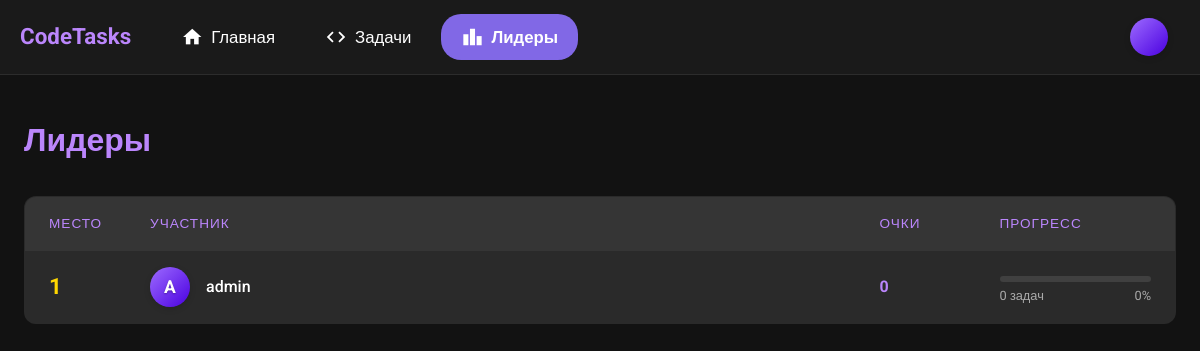
Page /leaders/ on the earlier database version.
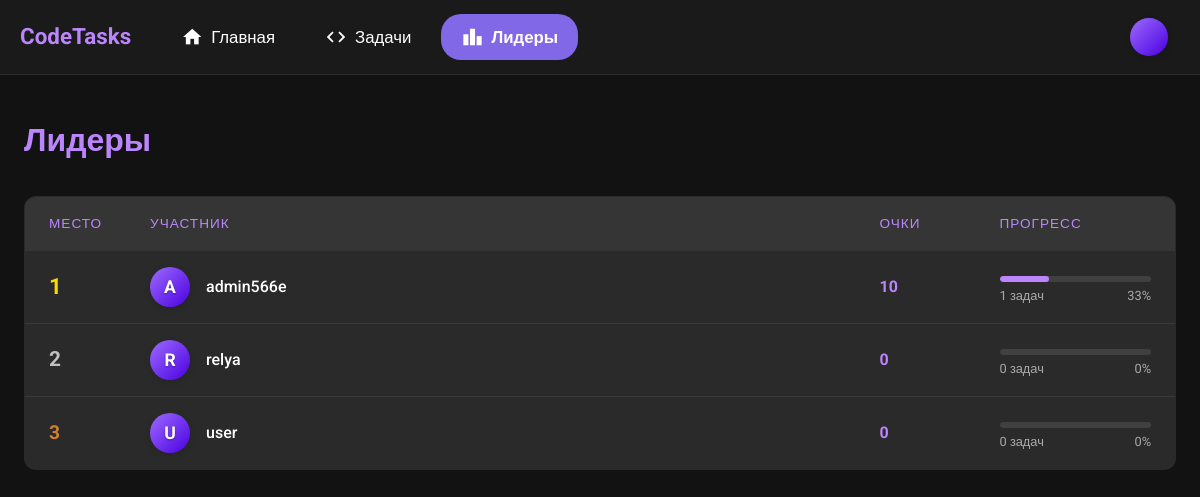
Same page on the later database version.
### app/models.py (models this page shows, shortened)
class UserProfile(models.Model):
    resolved_task_count = models.IntegerField(default=0)
    points = models.IntegerField(default=0)
    user = models.OneToOneField(User, on_delete=models.CASCADE)
    badges = models.ManyToManyField(Badge, blank=True)

### app/views.py (the view)
# urls.py: path("leaders/", views.leaders, name="leaders"),
def leaders(request):
    leaders_list = UserProfile.objects.all().order_by('-points')
    total_tasks = Task.objects.count()
    context = {
        'leaders': leaders_list,
        'total_tasks': total_tasks
    }
    return render(request, "leaders.html", context)

### templates/leaders.html (shortened to what this page needs)
{% extends 'base.html' %}
{% block content %}
    <div class="page-header">
        <h1 class="page-title">Лидеры</h1>
    </div>
    <div class="leaders-container">
        <table class="leaderboard">
            <thead>
            <tr>
                <th width="60">Место</th>
                <th>Участник</th>
                <th width="120">Очки</th>
                <th width="200">Прогресс</th>
            </tr>
            </thead>
            <tbody>
            {% for leader in leaders %}
                <tr class="{% if forloop.counter == 1 %}first-place{% elif forloop.counter == 2 %}second-place{% elif forloop.counter == 3 %}third-place{% endif %}">
                    <td class="leader-rank">
                        {{ forloop.counter }}
                    </td>
                    <td>
                        <a href="{% url 'profile' leader.user.username %}" class="leader-avatar">
                            <div class="avatar"
                                 style="background: linear-gradient(135deg, {{ leader.color1|default:'#9d6bff' }}, {{ leader.color2|default:'#4a00e0' }});">
                                {{ leader.user.username.0|upper }}
                            </div>
                            <span class="leader-username">{{ leader.user.username }}</span>
                        </a>
                    </td>
                    <td class="leader-points">{{ leader.points }}</td>
                    <td>
                        <div class="progress-bar">
                            <div class="progress-fill"
                                 style="width: {% widthratio leader.resolved_task_count total_tasks 100 %}%"></div>
                        </div>
                        <div class="progress-info">
                            <span>{{ leader.resolved_task_count }} задач</span>
                            <span>{% widthratio leader.resolved_task_count total_tasks 100 %}%</span>
                        </div>
                    </td>
                </tr>
            {% empty %}
                <tr>
                    <td colspan="4" style="text-align: center; padding: 30px;">
                        Пока нет лидеров
                    </td>
                </tr>
            {% endfor %}
            </tbody>
        </table>
    </div>
{% endblock %}

### templates/base.html (shortened to what this page needs)
<!DOCTYPE html>
<html lang="ru">
<head>
</head>
<body>
<header>
    <div class="header-left">
        <a href="/" class="logo">
            <span>CodeTasks</span>
        </a>
        <nav>
            <ul>
                <li>
                    <a href="/"
                       class="{% if request.path == '/' %}active{% endif %}"
                       id="home-link">
                        <span class="material-icons nav-icon">home</span>
                        <span>Главная</span>
                    </a>
                </li>
                <li>
                    <a href="/tasks/"
                       class="{% if '/tasks/' in request.path %}active{% endif %}"
                       id="tasks-link">
                           <span class="nav-icon">
                               <svg width="22" height="22" viewBox="0 0 24 24" fill="currentColor">
                                   <path d="M14.6,16.6L19.2,12L14.6,7.4L16,6L22,12L16,18L14.6,16.6M9.4,16.6L4.8,12L9.4,7.4L8,6L2,12L8,18L9.4,16.6Z"/>
                               </svg>
                           </span>
                        <span>Задачи</span>
                    </a>
                </li>
                <li>
                    <a href="/leaders/"
                       class="{% if '/leaders/' in request.path %}active{% endif %}"
                       id="leaders-link">
                        <span class="material-icons nav-icon">leaderboard</span>
                        <span>Лидеры</span>
                    </a>
                </li>
            </ul>
        </nav>
    </div>
    <div class="dropdown">
        <button class="dropdown-button">
            <div class="avatar"
                 style="background: linear-gradient(135deg, {{ user_profile.color1|default:'#9d6bff' }}, {{ user_profile.color2|default:'#4a00e0' }});">
            </div>
        </button>
    </div>
</header>
<main>
    {% block content %}
    {% endblock %}
</main>
</body>
</html>

### templates/base.html (style rules this page uses)
:root { --md-sys-color-primary: #bb86fc; --md-sys-color-on-primary: #000000; --md-sys-color-primary-container: #8168e6; --md-sys-color-secondary: #bb86fc; --md-sys-color-surface: #1a1a1a; --md-sys-color-on-surface: #ffffff; --md-sys-color-surface-variant: #2a2a2a; --md-sys-color-error: #ff8a9e; --md-sys-color-outline: #a5a1aa; --md-ref-typeface-brand: 'Roboto', sans-serif; --md-ref-typeface-plain: 'Roboto', sans-serif; }
* { margin: 0; padding: 0; box-sizing: border-box; }
body { font-family: var(--md-ref-typeface-plain); color: var(--md-sys-color-on-surface); background-color: #121212; line-height: 1.6; font-size: 16px; }
header { display: flex; align-items: center; justify-content: space-between; padding: 10px 20px; background-color: var(--md-sys-color-surface); position: sticky; top: 0; z-index: 1000; border-bottom: 1px solid rgba(255, 255, 255, 0.08); }
.header-left { display: flex; align-items: center; gap: 30px; }
.logo { display: flex; align-items: center; gap: 10px; font-family: var(--md-ref-typeface-brand); font-weight: 700; font-size: 1.4rem; color: var(--md-sys-color-primary); text-decoration: none; white-space: nowrap; }
nav ul { display: flex; list-style: none; gap: 10px; padding: 0; margin: 0; }
nav a { text-decoration: none; color: var(--md-sys-color-on-surface); font-weight: 500; font-size: 1.05rem; padding: 10px 20px; border-radius: 20px; transition: all 0.3s ease; display: inline-flex; align-items: center; gap: 8px; }
.nav-icon { font-size: 22px; display: flex; align-items: center; justify-content: center; }
nav a.active { background-color: var(--md-sys-color-primary-container); color: #ffffff; font-weight: 700; }
.dropdown { position: relative; }
.avatar { width: 38px; height: 38px; border-radius: 50%; display: flex; align-items: center; justify-content: center; font-size: 1.2rem; font-weight: bold; color: white; text-shadow: 0 1px 2px rgba(0, 0, 0, 0.3); box-shadow: 0 2px 6px rgba(0, 0, 0, 0.15); transition: all 0.3s ease; flex-shrink: 0; }
.dropdown-button { background: none; border: none; cursor: pointer; display: flex; align-items: center; gap: 8px; padding: 8px 12px; border-radius: 20px; transition: all 0.3s ease; }
main { max-width: 1200px; margin: 40px auto; padding: 0 24px; }

### templates/leaders.html (style rules this page uses)
.leaders-container { margin-top: 20px; }
.page-header { display: flex; justify-content: space-between; align-items: center; margin-bottom: 30px; }
.page-title { font-size: 2rem; font-weight: 700; color: var(--md-sys-color-primary); }
.leaderboard { width: 100%; border-collapse: collapse; background-color: var(--md-sys-color-surface-variant); border-radius: 12px; overflow: hidden; border: 1px solid rgba(255, 255, 255, 0.08); }
.leaderboard th, .leaderboard td { padding: 16px 24px; text-align: left; }
.leaderboard th { background-color: rgba(255, 255, 255, 0.05); color: var(--md-sys-color-primary); font-weight: 500; text-transform: uppercase; font-size: 0.85rem; letter-spacing: 1px; }
.leaderboard tr { border-bottom: 1px solid rgba(255, 255, 255, 0.08); }
.leaderboard tr:last-child { border-bottom: none; }
.leader-avatar { display: flex; align-items: center; gap: 16px; text-decoration: none }
.leader-avatar .avatar { width: 40px; height: 40px; border-radius: 50%; display: flex; align-items: center; justify-content: center; font-size: 1.1rem; font-weight: bold; color: white; text-shadow: 0 1px 2px rgba(0, 0, 0, 0.3); }
.leader-username { font-weight: 500; text-decoration: none; color: var(--md-sys-color-on-surface); }
.leader-points { font-weight: 700; color: var(--md-sys-color-secondary); }
.leader-rank { font-weight: 700; font-size: 1.2rem; color: var(--md-sys-color-primary); text-align: center; width: 50px; }
.first-place .leader-rank { color: gold; font-size: 1.4rem; }
.second-place .leader-rank { color: silver; font-size: 1.3rem; }
.third-place .leader-rank { color: #cd7f32; font-size: 1.2rem; }
.progress-bar { height: 6px; background: rgba(255, 255, 255, 0.1); border-radius: 3px; overflow: hidden; margin-top: 8px; }
.progress-fill { height: 100%; background: linear-gradient(90deg, var(--md-sys-color-primary), var(--md-sys-color-secondary)); border-radius: 3px; }
.progress-info { display: flex; justify-content: space-between; margin-top: 4px; font-size: 0.8rem; color: rgba(255, 255, 255, 0.6); }

Differences in the rows shown:
changed UserProfile: user.username "admin" → "admin566e"; points "0" → "10"; resolved_task_count "0" → "1"; resolved_task_count "0" → "33"
added UserProfile: user.username.0 "R", user.username "relya", points "0", resolved_task_count "0"
added UserProfile: user.username.0 "U", user.username "user", points "0", resolved_task_count "0"
